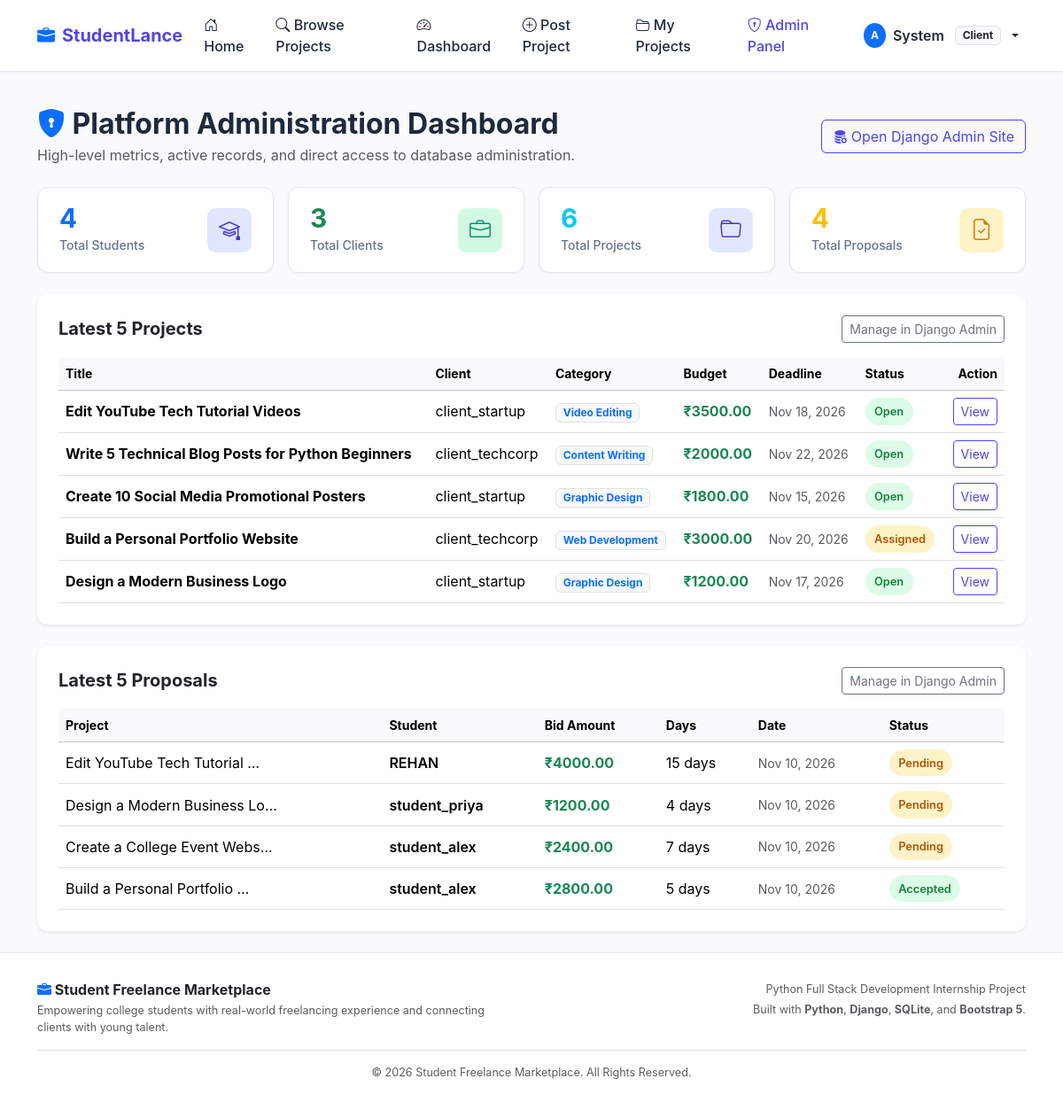
/admin-dashboard/ (signed in), run on the app's committed database.
### marketplace/models.py (models this page shows, shortened)
class Profile(models.Model):
    ROLE_CHOICES = [
        ('Student', 'Student'),
        ('Client', 'Client'),
    ]
    user = models.OneToOneField(User, on_delete=models.CASCADE, related_name='profile')
    role = models.CharField(max_length=20, choices=ROLE_CHOICES)
    skills = models.TextField(blank=True, help_text="Comma-separated list of skills (e.g. Python, Django, HTML, CSS)")
    bio = models.TextField(blank=True, help_text="Short biography about yourself or your company")
    education = models.CharField(max_length=200, blank=True, help_text="College/University or degree")

class Project(models.Model):
    CATEGORY_CHOICES = [
        ('Web Development', 'Web Development'),
        ('Graphic Design', 'Graphic Design'),
        ('Content Writing', 'Content Writing'),
        ('Video Editing', 'Video Editing'),
        ('UI/UX Design', 'UI/UX Design'),
        ('Data Entry', 'Data Entry'),
        ('Programming', 'Programming'),
    ]
    STATUS_CHOICES = [
        ('Open', 'Open'),
        ('Assigned', 'Assigned'),
        ('Completed', 'Completed'),
        ('Closed', 'Closed'),
    ]
    client = models.ForeignKey(User, on_delete=models.CASCADE, related_name='projects')
    title = models.CharField(max_length=200)
    description = models.TextField()
    category = models.CharField(max_length=100, choices=CATEGORY_CHOICES)
    budget = models.DecimalField(max_digits=10, decimal_places=2)
    deadline = models.DateField()
    status = models.CharField(max_length=20, choices=STATUS_CHOICES, default='Open')
    created_at = models.DateTimeField(auto_now_add=True)
    class Meta:
        ordering = ['-created_at']

class Proposal(models.Model):
    STATUS_CHOICES = [
        ('Pending', 'Pending'),
        ('Accepted', 'Accepted'),
        ('Rejected', 'Rejected'),
    ]
    project = models.ForeignKey(Project, on_delete=models.CASCADE, related_name='proposals')
    student = models.ForeignKey(User, on_delete=models.CASCADE, related_name='proposals')
    description = models.TextField(help_text="Explain why you are the best fit for this project")
    proposed_amount = models.DecimalField(max_digits=10, decimal_places=2)
    estimated_days = models.PositiveIntegerField(help_text="Estimated time in days to complete the project")
    status = models.CharField(max_length=20, choices=STATUS_CHOICES, default='Pending')
    created_at = models.DateTimeField(auto_now_add=True)
    class Meta:
        ordering = ['-created_at']
        unique_together = ('project', 'student')

### marketplace/views.py (the view)
    def wrapper(request, *args, **kwargs):
        if not request.user.is_authenticated:
            messages.warning(request, "Please log in with an administrator account.")
            return redirect('login')
        if not (request.user.is_staff or request.user.is_superuser):
            messages.error(request, "Access denied. Administrator privileges required.")
            return redirect('home')
        return view_func(request, *args, **kwargs)

### marketplace/templates/marketplace/admin_dashboard.html (shortened to what this page needs)
{% extends 'marketplace/base.html' %}
{% block content %}
<div class="d-flex flex-wrap justify-content-between align-items-center mb-4">
    <div>
        <h2 class="fw-bold mb-1">
            <i class="bi bi-shield-lock-fill text-primary"></i> Platform Administration Dashboard
        </h2>
        <p class="text-muted mb-0">High-level metrics, active records, and direct access to database administration.</p>
    </div>
    <div class="mt-3 mt-md-0">
        <a href="/admin/" target="_blank" class="btn btn-outline-primary">
            <i class="bi bi-database-fill-gear"></i> Open Django Admin Site
        </a>
    </div>
</div>
<div class="row g-3 mb-4">
    <div class="col-sm-6 col-lg-3">
        <div class="stat-card">
            <div>
                <div class="stat-value text-primary">{{ total_students }}</div>
                <div class="stat-label">Total Students</div>
            </div>
            <div class="stat-icon bg-indigo">
                <i class="bi bi-mortarboard"></i>
            </div>
        </div>
    </div>
    <div class="col-sm-6 col-lg-3">
        <div class="stat-card">
            <div>
                <div class="stat-value text-success">{{ total_clients }}</div>
                <div class="stat-label">Total Clients</div>
            </div>
            <div class="stat-icon bg-emerald">
                <i class="bi bi-briefcase"></i>
            </div>
        </div>
    </div>
    <div class="col-sm-6 col-lg-3">
        <div class="stat-card">
            <div>
                <div class="stat-value text-info">{{ total_projects }}</div>
                <div class="stat-label">Total Projects</div>
            </div>
            <div class="stat-icon bg-indigo">
                <i class="bi bi-folder"></i>
            </div>
        </div>
    </div>
    <div class="col-sm-6 col-lg-3">
        <div class="stat-card">
            <div>
                <div class="stat-value text-warning">{{ total_proposals }}</div>
                <div class="stat-label">Total Proposals</div>
            </div>
            <div class="stat-icon bg-amber">
                <i class="bi bi-file-earmark-check"></i>
            </div>
        </div>
    </div>
</div>
<div class="card custom-card p-4 bg-white border-0 shadow-sm mb-4">
    <div class="d-flex justify-content-between align-items-center mb-3">
        <h5 class="fw-bold mb-0">Latest 5 Projects</h5>
        <a href="/admin/marketplace/project/" target="_blank" class="btn btn-sm btn-outline-secondary">
            Manage in Django Admin
        </a>
    </div>
    {% if latest_projects %}
        <div class="table-responsive">
            <table class="table table-hover align-middle mb-0">
                <thead class="table-light small text-muted">
                    <tr>
                        <th>Title</th>
                        <th>Client</th>
                        <th>Category</th>
                        <th>Budget</th>
                        <th>Deadline</th>
                        <th>Status</th>
                        <th class="text-end">Action</th>
                    </tr>
                </thead>
                <tbody>
                    {% for project in latest_projects %}
                        <tr>
                            <td class="fw-bold">{{ project.title }}</td>
                            <td>{{ project.client.username }}</td>
                            <td><span class="badge bg-light text-primary border">{{ project.category }}</span></td>
                            <td class="text-success fw-bold">₹{{ project.budget }}</td>
                            <td class="text-muted small">{{ project.deadline|date:"M d, Y" }}</td>
                            <td>
                                {% if project.status == 'Open' %}
                                    <span class="badge-status badge-open">Open</span>
                                {% elif project.status == 'Assigned' %}
                                    <span class="badge-status badge-assigned">Assigned</span>
                                {% elif project.status == 'Completed' %}
                                    <span class="badge-status badge-completed">Completed</span>
                                {% else %}
                                    <span class="badge-status badge-closed">Closed</span>
                                {% endif %}
                            </td>
                            <td class="text-end">
                                <a href="{% url 'project_detail' project.id %}" class="btn btn-sm btn-outline-primary">
                                    View
                                </a>
                            </td>
                        </tr>
                    {% endfor %}
                </tbody>
            </table>
        </div>
    {% else %}
        <p class="text-muted mb-0">No projects recorded in the system yet.</p>
    {% endif %}
</div>
<div class="card custom-card p-4 bg-white border-0 shadow-sm">
    <div class="d-flex justify-content-between align-items-center mb-3">
        <h5 class="fw-bold mb-0">Latest 5 Proposals</h5>
        <a href="/admin/marketplace/proposal/" target="_blank" class="btn btn-sm btn-outline-secondary">
            Manage in Django Admin
        </a>
    </div>
    {% if latest_proposals %}
        <div class="table-responsive">
            <table class="table table-hover align-middle mb-0">
                <thead class="table-light small text-muted">
                    <tr>
                        <th>Project</th>
                        <th>Student</th>
                        <th>Bid Amount</th>
                        <th>Days</th>
                        <th>Date</th>
                        <th>Status</th>
                    </tr>
                </thead>
                <tbody>
                    {% for proposal in latest_proposals %}
                        <tr>
                            <td>{{ proposal.project.title|truncatechars:28 }}</td>
                            <td class="fw-semibold">{{ proposal.student.username }}</td>
                            <td class="text-success fw-bold">₹{{ proposal.proposed_amount }}</td>
                            <td>{{ proposal.estimated_days }} days</td>
                            <td class="text-muted small">{{ proposal.created_at|date:"M d, Y" }}</td>
                            <td>
                                {% if proposal.status == 'Accepted' %}
                                    <span class="badge-status badge-accepted">Accepted</span>
                                {% elif proposal.status == 'Rejected' %}
                                    <span class="badge-status badge-rejected">Rejected</span>
                                {% else %}
                                    <span class="badge-status badge-pending">Pending</span>
                                {% endif %}
                            </td>
                        </tr>
                    {% endfor %}
                </tbody>
            </table>
        </div>
    {% else %}
        <p class="text-muted mb-0">No proposals submitted yet.</p>
    {% endif %}
</div>
{% endblock %}

### marketplace/templates/marketplace/base.html (shortened to what this page needs)
{% load static %}
<!DOCTYPE html>
<html lang="en">
<head>
    <link href="https://cdn.jsdelivr.net/npm/bootstrap@5.3.3/dist/css/bootstrap.min.css" rel="stylesheet">
    <link href="https://cdn.jsdelivr.net/npm/bootstrap-icons@1.11.3/font/bootstrap-icons.min.css" rel="stylesheet">
    <link rel="stylesheet" href="{% static 'marketplace/css/style.css' %}">
</head>
<body>
    <nav class="navbar navbar-expand-lg navbar-custom sticky-top">
        <div class="container">
            <a class="navbar-brand" href="{% url 'home' %}">
                <i class="bi bi-briefcase-fill text-primary"></i>
                <span>StudentLance</span>
            </a>
            <div class="collapse navbar-collapse" id="navbarContent">
                <ul class="navbar-nav me-auto mb-2 mb-lg-0">
                    <li class="nav-item">
                        <a class="nav-link {% if request.resolver_match.url_name == 'home' %}active{% endif %}" href="{% url 'home' %}">
                            <i class="bi bi-house-door"></i> Home
                        </a>
                    </li>
                    <li class="nav-item">
                        <a class="nav-link {% if request.resolver_match.url_name == 'projects' %}active{% endif %}" href="{% url 'projects' %}">
                            <i class="bi bi-search"></i> Browse Projects
                        </a>
                    </li>
                    {% if user.is_authenticated %}
                        {% if user.profile.role == 'Student' %}
                            <li class="nav-item">
                                <a class="nav-link {% if request.resolver_match.url_name == 'student_dashboard' %}active{% endif %}" href="{% url 'student_dashboard' %}">
                                    <i class="bi bi-speedometer2"></i> Dashboard
                                </a>
                            </li>
                            <li class="nav-item">
                                <a class="nav-link {% if request.resolver_match.url_name == 'my_proposals' %}active{% endif %}" href="{% url 'my_proposals' %}">
                                    <i class="bi bi-file-earmark-text"></i> My Proposals
                                </a>
                            </li>
                        {% elif user.profile.role == 'Client' %}
                            <li class="nav-item">
                                <a class="nav-link {% if request.resolver_match.url_name == 'client_dashboard' %}active{% endif %}" href="{% url 'client_dashboard' %}">
                                    <i class="bi bi-speedometer2"></i> Dashboard
                                </a>
                            </li>
                            <li class="nav-item">
                                <a class="nav-link {% if request.resolver_match.url_name == 'post_project' %}active{% endif %}" href="{% url 'post_project' %}">
                                    <i class="bi bi-plus-circle"></i> Post Project
                                </a>
                            </li>
                            <li class="nav-item">
                                <a class="nav-link {% if request.resolver_match.url_name == 'my_projects' %}active{% endif %}" href="{% url 'my_projects' %}">
                                    <i class="bi bi-folder2-open"></i> My Projects
                                </a>
                            </li>
                        {% endif %}
                        {% if user.is_staff or user.is_superuser %}
                            <li class="nav-item">
                                <a class="nav-link {% if request.resolver_match.url_name == 'admin_dashboard' %}active{% endif %}" href="{% url 'admin_dashboard' %}">
                                    <i class="bi bi-shield-lock"></i> Admin Panel
                                </a>
                            </li>
                        {% endif %}
                    {% endif %}
                </ul>
                <ul class="navbar-nav ms-auto align-items-lg-center">
                    {% if user.is_authenticated %}
                        <li class="nav-item dropdown">
                            <a class="nav-link dropdown-toggle d-flex align-items-center gap-2" href="#" id="userDropdown" role="button" data-bs-toggle="dropdown" aria-expanded="false">
                                <span class="badge bg-primary rounded-circle p-2">
                                    {{ user.username|first|upper }}
                                </span>
                                <span class="fw-semibold">{{ user.first_name|default:user.username }}</span>
                                <span class="badge bg-light text-dark border ms-1">{{ user.profile.role|default:"User" }}</span>
                            </a>
                        </li>
                    {% endif %}
                </ul>
            </div>
        </div>
    </nav>
    <main class="container my-4">
        {% block content %}{% endblock %}
    </main>
    <footer class="footer-custom mt-auto">
        <div class="container">
            <div class="row gy-3">
                <div class="col-md-6 text-center text-md-start">
                    <h6 class="fw-bold text-dark mb-1">
                        <i class="bi bi-briefcase-fill text-primary"></i> Student Freelance Marketplace
                    </h6>
                    <p class="mb-0 text-muted small">
                        Empowering college students with real-world freelancing experience and connecting clients with young talent.
                    </p>
                </div>
                <div class="col-md-6 text-center text-md-end">
                    <p class="mb-1 text-muted small">
                        Python Full Stack Development Internship Project
                    </p>
                    <p class="mb-0 text-muted small">
                        Built with <strong>Python</strong>, <strong>Django</strong>, <strong>SQLite</strong>, and <strong>Bootstrap 5</strong>.
                    </p>
                </div>
            </div>
            <hr class="my-3 opacity-25">
            <div class="text-center text-muted small">
                &copy; {% now "Y" %} Student Freelance Marketplace. All Rights Reserved.
            </div>
        </div>
    </footer>
</body>
</html>

### data on the page
Project: title "Edit YouTube Tech Tutorial Videos", client.username "client_startup", category "Video Editing", budget "3500.00", deadline "Nov 18, 2026", status "Open"
Project: title "Write 5 Technical Blog Posts for Python Beginners", client.username "client_techcorp", category "Content Writing", budget "2000.00", deadline "Nov 22, 2026", status "Open"
Project: title "Create 10 Social Media Promotional Posters", client.username "client_startup", category "Graphic Design", budget "1800.00", deadline "Nov 15, 2026", status "Open"
Project: title "Build a Personal Portfolio Website", client.username "client_techcorp", category "Web Development", budget "3000.00", deadline "Nov 20, 2026", status "Assigned"
Project: title "Design a Modern Business Logo", client.username "client_startup", category "Graphic Design", budget "1200.00", deadline "Nov 17, 2026", status "Open"
Proposal: project "Edit YouTube Tech Tutorial …", student.username "REHAN", proposed_amount "4000.00", estimated_days "15", created_at "Nov 10, 2026", status "Pending"
Proposal: project "Design a Modern Business Lo…", student.username "student_priya", proposed_amount "1200.00", estimated_days "4", created_at "Nov 10, 2026", status "Pending"
Proposal: project "Create a College Event Webs…", student.username "student_alex", proposed_amount "2400.00", estimated_days "7", created_at "Nov 10, 2026", status "Pending"
Proposal: project "Build a Personal Portfolio …", student.username "student_alex", proposed_amount "2800.00", estimated_days "5", created_at "Nov 10, 2026", status "Accepted"

### other printed values
{{ user.username|first|upper }} "A"
{{ user.first_name|default:user.username }} "System"
{{ user.profile.role|default:"User" }} "Client"
{{ total_students }} "4"
{{ total_clients }} "3"
{{ total_projects }} "6"
{{ total_proposals }} "4"
